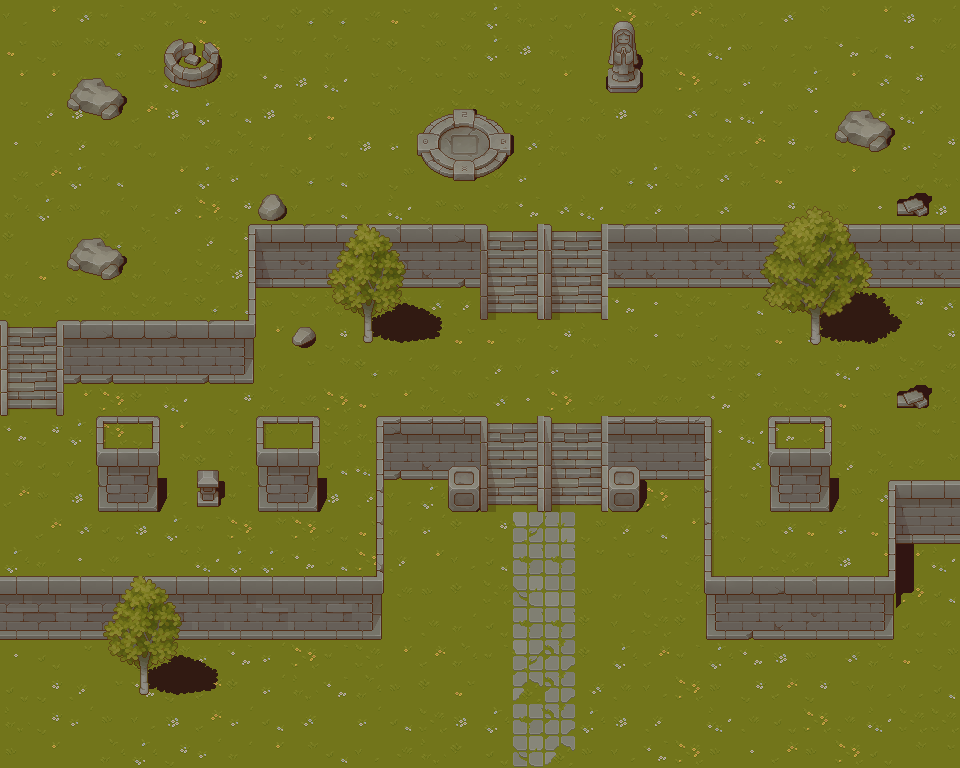

Tiled map render using the project's own tile images. Description and the map definition, with tile-layer contents summarised, below:
An orthogonal 30x24 tile map with 32x32 px tiles, 4 tile layers (Tile Layer 1, Tile Layer 4, Tile Layer 2, Tile Layer 3), 8 tilesets.

<map version="1.10" tiledversion="1.10.1" orientation="orthogonal" renderorder="right-down" width="30" height="24" tilewidth="32" tileheight="32" infinite="0" nextlayerid="6" nextobjectid="2">
 <tileset firstgid="1" source="tilesets/TX Tileset Grass.tsx" />
 <tileset firstgid="65" source="tilesets/TX Tileset Wall.tsx" />
 <tileset firstgid="321" source="tilesets/TX Struct.tsx" />
 <tileset firstgid="577" source="tilesets/TX Tileset Wall.tsx" />
 <tileset firstgid="833" source="tilesets/TX Props.tsx" />
 <tileset firstgid="1089" source="tilesets/TX Plant.tsx" />
 <tileset firstgid="1345" source="tilesets/TX Shadow Plant.tsx" />
 <tileset firstgid="1601" source="tilesets/TX Shadow.tsx" />
 <layer id="1" name="Tile Layer 1" width="30" height="24">
  <data>[720 cells, 720 non-empty, 32 distinct tile ids]</data>
 </layer>
 <layer id="5" name="Tile Layer 4" width="30" height="24">
  <data>[720 cells, 92 non-empty, 60 distinct tile ids]</data>
 </layer>
 <layer id="3" name="Tile Layer 2" width="30" height="24">
  <data>[720 cells, 143 non-empty, 67 distinct tile ids]</data>
 </layer>
 <layer id="4" name="Tile Layer 3" width="30" height="24">
  <data>[720 cells, 152 non-empty, 92 distinct tile ids]</data>
 </layer>
</map>
